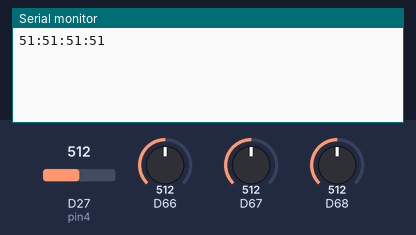
The sketch below on a simulated Arduino Due. Parts: the last lines printed to the serial monitor. Inputs (shaded band) come from the test bench; at power-on: D27 (pin4) = 512, D66 = 512, D67 = 512, D68 = 512 (analog values on the 0–1023 scale).

Above: at 1.2 s.
1.3 s: D27 (pin4) set to 716
At 2.2 s:
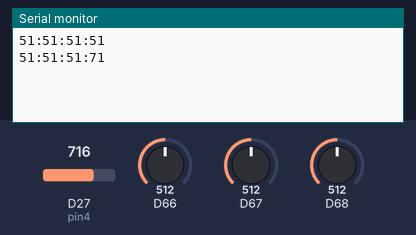
2.8 s: D66 set to 716
At 3.5 s:
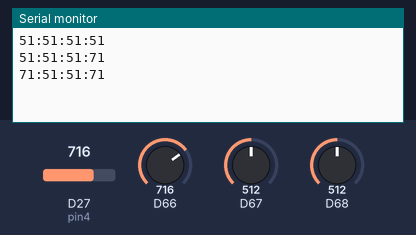
4.3 s: D67 set to 716
At 5.5 s:
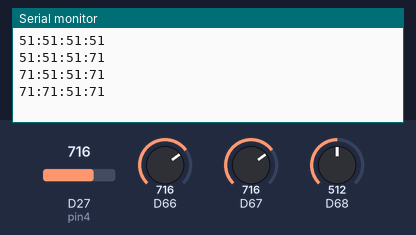
5.8 s: D68 set to 716
At 7.0 s:
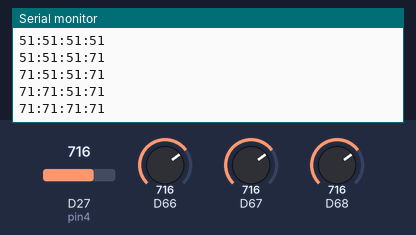
7.3 s: D27 (pin4) set to 992
At 8.4 s:
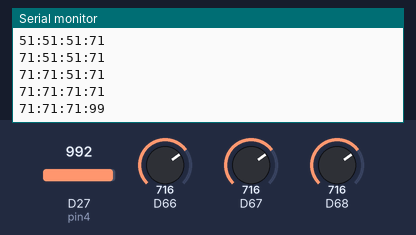
8.8 s: D66 set to 992
At 9.6 s:
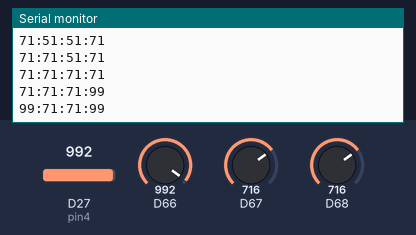
Timing chart, 0 to 11.3 s (numbered marks = the images above; inputs shaded):
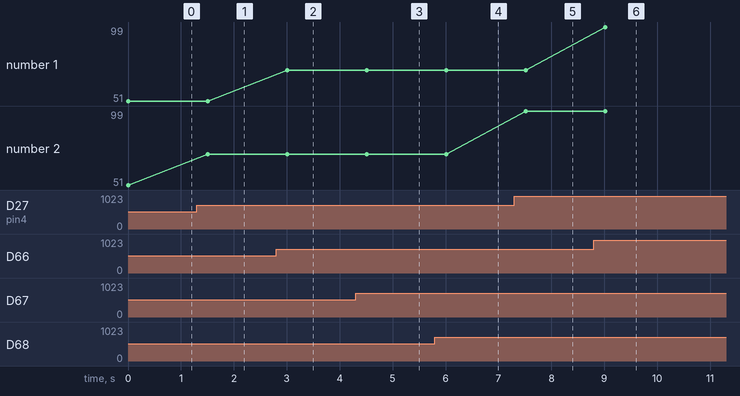

The sketch:

FlutterDataGaugeValuess.ino
```cpp
#define pin1 12
#define pin2 13
#define pin3 14
#define pin4 27

int oldVal1, oldVal2, oldVal3, oldVal4;
int newVal1, newVal2, newVal3, newVal4;
void setup() {
  // put your setup code here, to run once:
  Serial.begin(9600);
  analogReadResolution(10);
}

void loop() {
   newVal1=analogRead(pin1)/10;
   newVal2=analogRead(pin2)/10;
   newVal3=analogRead(pin3)/10;
   newVal4=analogRead(pin4)/10;
   if(oldVal1 !=newVal1 || oldVal2 !=newVal2 || oldVal3 !=newVal3 || oldVal4 !=newVal4){
     oldVal1 =newVal1;
     oldVal2 =newVal2;
     oldVal3 =newVal3;
     oldVal4 =newVal4;
     Serial.println(String(newVal1)+':'+String(newVal2)+':'+String(newVal3)+':'+String(newVal4));
   }
   delay(300);
}
```

Measured:
- after the input at 1.3 s, the serial monitor: prints a new line after 0.20 s (image 1)
- after the input at 2.8 s, the serial monitor: prints a new line after 0.21 s (image 2)
- after the input at 4.3 s, the serial monitor: prints a new line after 0.21 s (image 3)
- after the input at 5.8 s, the serial monitor: prints a new line after 0.21 s (image 4)
- after the input at 7.3 s, the serial monitor: prints a new line after 0.21 s (image 5)
- after the input at 8.8 s, the serial monitor: prints a new line after 0.21 s (image 6)
- plotted number 2: 51 → 71 after the input at 1.3 s, 71 → 99 after the input at 7.3 s
